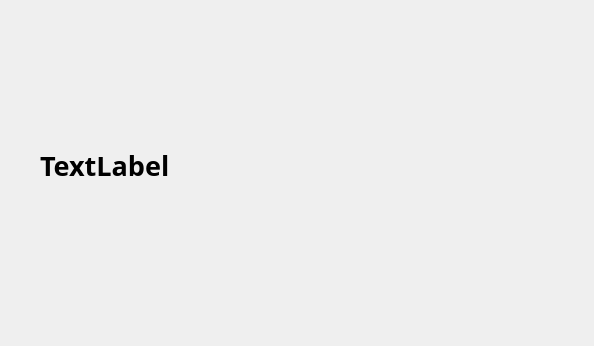
<?xml version="1.0" encoding="UTF-8"?>
<ui version="4.0">
 <class>Dialog</class>
 <widget class="QDialog" name="Dialog">
  <property name="geometry">
   <rect>
    <x>0</x>
    <y>0</y>
    <width>594</width>
    <height>346</height>
   </rect>
  </property>
  <property name="windowTitle">
   <string>Dialog</string>
  </property>
  <widget class="QLabel" name="label">
   <property name="geometry">
    <rect>
     <x>40</x>
     <y>90</y>
     <width>411</width>
     <height>151</height>
    </rect>
   </property>
   <property name="font">
    <font>
     <family>맑은 고딕</family>
     <pointsize>20</pointsize>
     <weight>75</weight>
     <bold>true</bold>
    </font>
   </property>
   <property name="text">
    <string>TextLabel</string>
   </property>
  </widget>
 </widget>
 <resources/>
 <connections/>
</ui>
